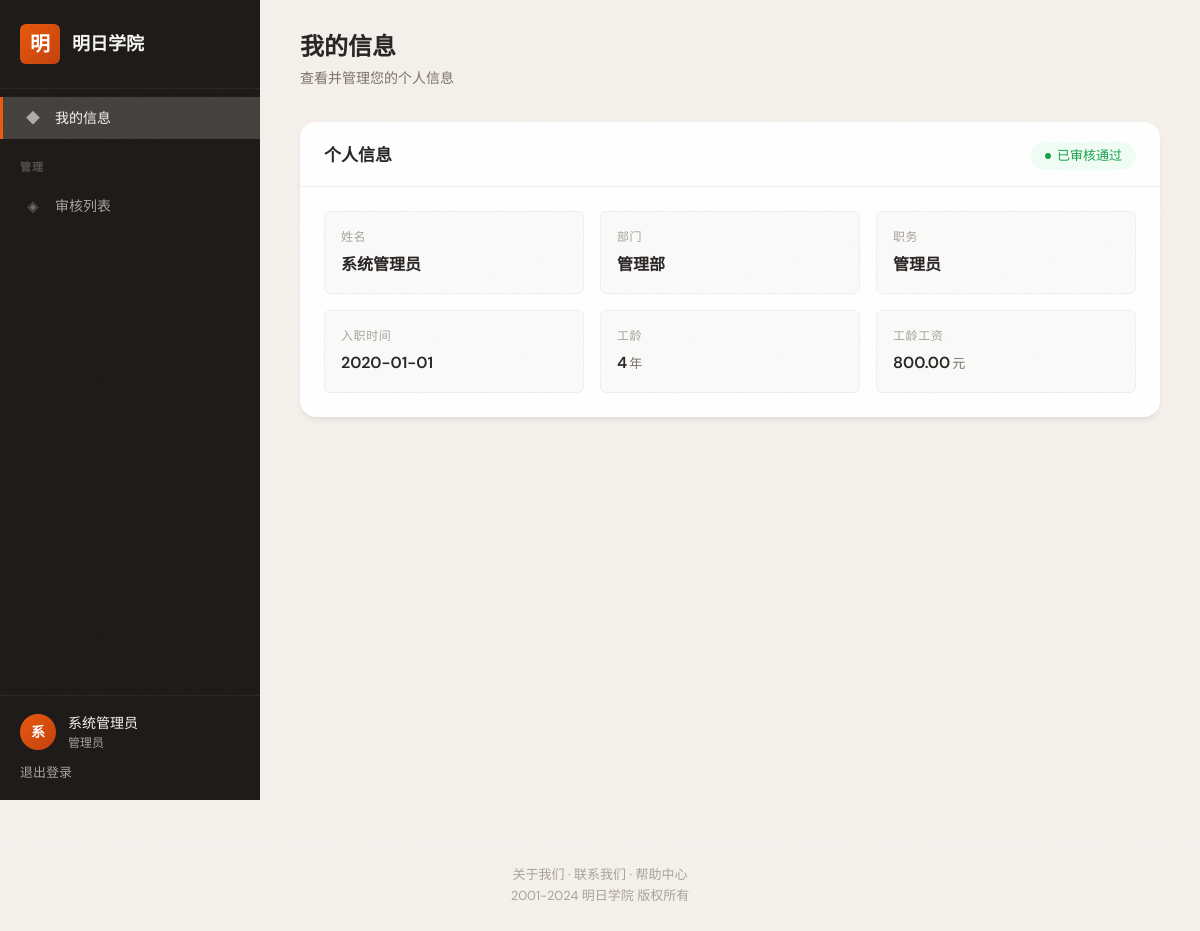
The app's page /profile (signed in) with its own data.
### app.py (models this page shows, shortened)
class User(db.Model):
    __tablename__ = 'user'
    id = db.Column(db.Integer, primary_key=True, autoincrement=True)
    username = db.Column(db.String(50), unique=True, nullable=False)
    password = db.Column(db.String(100), nullable=False)
    name = db.Column(db.String(50), nullable=False)
    department = db.Column(db.String(50), nullable=False)
    position = db.Column(db.String(50), nullable=False)
    entry_date = db.Column(db.Date, nullable=False)
    work_years = db.Column(db.Integer, default=0)
    seniority_salary = db.Column(db.Numeric(10, 2), default=0.00)
    role = db.Column(db.String(20), default='user')
    status = db.Column(db.String(20), default='pending')
    reject_reason = db.Column(db.String(500), nullable=True)

### app.py (the view)
@app.route('/profile')
def profile():
    if 'user_id' not in session:
        return redirect(url_for('login'))
    user = User.query.get(session['user_id'])
    if not user:
        return redirect(url_for('logout'))
    return render_template('profile.html', user=user)

### templates/profile.html (shortened to what this page needs)
{% extends "base.html" %}
{% block content %}
<div class="page-header">
  <h1>我的信息</h1>
  <p>查看并管理您的个人信息</p>
</div>
<div class="card">
  <div class="card-header">
    <h2>个人信息</h2>
    <span class="badge{% if user.status == 'pending' %} badge--pending{% elif user.status == 'submitted' %} badge--submitted{% elif user.status == 'rejected' %} badge--rejected{% else %} badge--approved{% endif %}">
      <span class="badge-dot"></span>
      {% if user.status == 'pending' %}待确认{% elif user.status == 'submitted' %}待审核{% elif user.status == 'rejected' %}已驳回{% else %}已审核通过{% endif %}
    </span>
  </div>
  <div class="card-body">
    <div class="info-grid">
      <div class="info-item">
        <span class="info-item-label">姓名</span>
        <span class="info-item-value">{{ user.name }}</span>
      </div>
      <div class="info-item">
        <span class="info-item-label">部门</span>
        <span class="info-item-value">{{ user.department }}</span>
      </div>
      <div class="info-item">
        <span class="info-item-label">职务</span>
        <span class="info-item-value">{{ user.position }}</span>
      </div>
      <div class="info-item">
        <span class="info-item-label">入职时间</span>
        <span class="info-item-value">{{ user.entry_date.strftime('%Y-%m-%d') }}</span>
      </div>
      <div class="info-item">
        <span class="info-item-label">工龄</span>
        <span class="info-item-value">{{ user.work_years }}<span class="unit">年</span></span>
      </div>
      <div class="info-item">
        <span class="info-item-label">工龄工资</span>
        <span class="info-item-value">{{ user.seniority_salary }}<span class="unit">元</span></span>
      </div>
    </div>
  </div>
</div>
{% endblock %}

### templates/base.html (shortened to what this page needs)
<!DOCTYPE html>
<html lang="zh-CN">
<head>
  <link rel="stylesheet" href="{{ url_for('static', filename='css/style.css') }}">
</head>
<body>
  <div class="app-wrapper">
    <aside class="sidebar">
      <div class="sidebar-brand">
        <div class="sidebar-logo">
          <span class="sidebar-logo-icon">明</span>
        </div>
        <span class="sidebar-brand-text">明日学院</span>
      </div>
      <nav class="sidebar-nav">
        <a href="{{ url_for('profile') }}" class="sidebar-link{% if request.endpoint == 'profile' %} active{% endif %}">
          <span class="sidebar-link-icon">&#9670;</span>
          <span>我的信息</span>
        </a>
        {% if session.role == 'admin' %}
        <div class="sidebar-section-label">管理</div>
        <a href="{{ url_for('audit_list') }}" class="sidebar-link{% if request.endpoint == 'audit_list' %} active{% endif %}">
          <span class="sidebar-link-icon">&#9672;</span>
          <span>审核列表</span>
        </a>
        {% endif %}
      </nav>
      <div class="sidebar-footer">
        <div class="sidebar-user">
          <div class="sidebar-user-avatar">{{ session.name[0] }}</div>
          <div class="sidebar-user-info">
            <div class="sidebar-user-name">{{ session.name }}</div>
            <div class="sidebar-user-role">{{ '管理员' if session.role == 'admin' else '员工' }}</div>
          </div>
        </div>
        <a href="{{ url_for('logout') }}" class="sidebar-logout">退出登录</a>
      </div>
    </aside>
    <main class="main-content">
      {% block content %}{% endblock %}
    </main>
  </div>
  <footer class="footer">
    <p><a href="#">关于我们</a> &middot; <a href="#">联系我们</a> &middot; <a href="#">帮助中心</a></p>
    <p>2001-2024 明日学院 版权所有</p>
  </footer>
</body>
</html>

### records on screen
User: name "系统管理员", position "管理员", department "管理部", entry_date "2020-01-01", work_years "4", seniority_salary "800.00"

### other values on screen
{{ session.name[0] }} "系"
